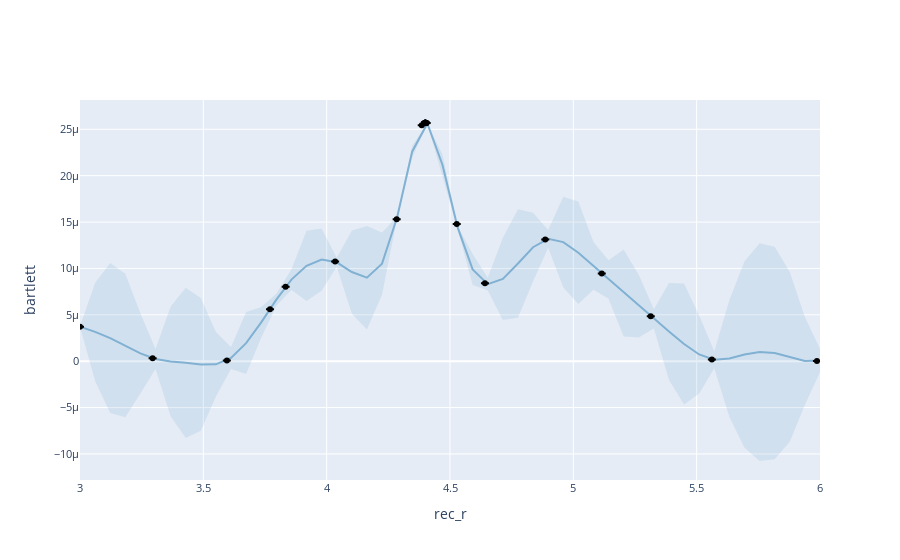

Here is the notebook cell this chart was saved with:
### Code cell
from ax.plot.slice import plot_slice

model = ax_client.generation_strategy.model

render(plot_slice(model, "rec_r", "bartlett"))
